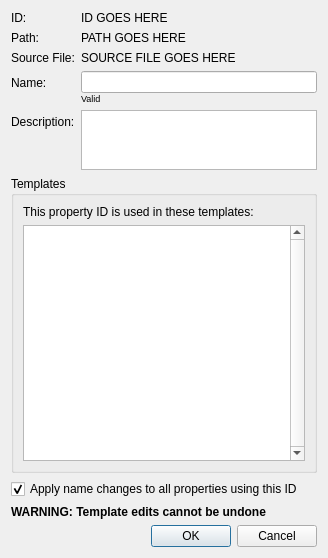
<?xml version="1.0" encoding="UTF-8"?>
<ui version="4.0">
 <class>CTemplateEditDialog</class>
 <widget class="QDialog" name="CTemplateEditDialog">
  <property name="geometry">
   <rect>
    <x>0</x>
    <y>0</y>
    <width>328</width>
    <height>558</height>
   </rect>
  </property>
  <property name="windowTitle">
   <string>Edit Template</string>
  </property>
  <layout class="QVBoxLayout" name="verticalLayout_3">
   <item>
    <layout class="QFormLayout" name="formLayout">
     <item row="0" column="0">
      <widget class="QLabel" name="IDLabel">
       <property name="text">
        <string>ID:</string>
       </property>
      </widget>
     </item>
     <item row="0" column="1">
      <widget class="QLabel" name="IDDisplayLabel">
       <property name="cursor">
        <cursorShape>IBeamCursor</cursorShape>
       </property>
       <property name="frameShape">
        <enum>QFrame::NoFrame</enum>
       </property>
       <property name="text">
        <string>ID GOES HERE</string>
       </property>
       <property name="textInteractionFlags">
        <set>Qt::LinksAccessibleByMouse|Qt::TextSelectableByMouse</set>
       </property>
      </widget>
     </item>
     <item row="1" column="0">
      <widget class="QLabel" name="PathLabel">
       <property name="text">
        <string>Path:</string>
       </property>
      </widget>
     </item>
     <item row="1" column="1">
      <widget class="QLabel" name="PathDisplayLabel">
       <property name="cursor">
        <cursorShape>IBeamCursor</cursorShape>
       </property>
       <property name="text">
        <string>PATH GOES HERE</string>
       </property>
       <property name="wordWrap">
        <bool>true</bool>
       </property>
       <property name="textInteractionFlags">
        <set>Qt::LinksAccessibleByMouse|Qt::TextSelectableByMouse</set>
       </property>
      </widget>
     </item>
     <item row="2" column="0">
      <widget class="QLabel" name="SourceFileLabel">
       <property name="text">
        <string>Source File:</string>
       </property>
      </widget>
     </item>
     <item row="2" column="1">
      <widget class="QLabel" name="SourceFileDisplayLabel">
       <property name="cursor">
        <cursorShape>IBeamCursor</cursorShape>
       </property>
       <property name="text">
        <string>SOURCE FILE GOES HERE</string>
       </property>
       <property name="textInteractionFlags">
        <set>Qt::LinksAccessibleByMouse|Qt::TextSelectableByMouse</set>
       </property>
      </widget>
     </item>
     <item row="3" column="0">
      <widget class="QLabel" name="NameLabel">
       <property name="text">
        <string>Name:</string>
       </property>
      </widget>
     </item>
     <item row="3" column="1">
      <layout class="QVBoxLayout" name="verticalLayout_2">
       <property name="spacing">
        <number>0</number>
       </property>
       <item>
        <widget class="CSoftValidatorLineEdit" name="NameLineEdit"/>
       </item>
       <item>
        <widget class="CValidityLabel" name="ValidityLabel">
         <property name="font">
          <font>
           <pointsize>7</pointsize>
           <weight>50</weight>
           <bold>false</bold>
          </font>
         </property>
         <property name="text">
          <string>Valid</string>
         </property>
         <property name="alignment">
          <set>Qt::AlignLeading|Qt::AlignLeft|Qt::AlignVCenter</set>
         </property>
        </widget>
       </item>
      </layout>
     </item>
     <item row="4" column="0">
      <widget class="QLabel" name="DescriptionLabel">
       <property name="text">
        <string>Description:</string>
       </property>
      </widget>
     </item>
     <item row="4" column="1">
      <widget class="QPlainTextEdit" name="DescriptionTextEdit">
       <property name="sizePolicy">
        <sizepolicy hsizetype="Expanding" vsizetype="Minimum">
         <horstretch>0</horstretch>
         <verstretch>0</verstretch>
        </sizepolicy>
       </property>
       <property name="minimumSize">
        <size>
         <width>0</width>
         <height>60</height>
        </size>
       </property>
       <property name="maximumSize">
        <size>
         <width>16777215</width>
         <height>60</height>
        </size>
       </property>
       <property name="plainText">
        <string/>
       </property>
      </widget>
     </item>
    </layout>
   </item>
   <item>
    <widget class="QGroupBox" name="TemplatesGroupBox">
     <property name="sizePolicy">
      <sizepolicy hsizetype="Preferred" vsizetype="Preferred">
       <horstretch>0</horstretch>
       <verstretch>1</verstretch>
      </sizepolicy>
     </property>
     <property name="title">
      <string>Templates</string>
     </property>
     <layout class="QVBoxLayout" name="verticalLayout">
      <item>
       <widget class="QLabel" name="TemplatesInfoLabel">
        <property name="text">
         <string>This property ID is used in these templates:</string>
        </property>
       </widget>
      </item>
      <item>
       <widget class="QListWidget" name="TemplatesListWidget">
        <property name="verticalScrollBarPolicy">
         <enum>Qt::ScrollBarAlwaysOn</enum>
        </property>
        <property name="sizeAdjustPolicy">
         <enum>QAbstractScrollArea::AdjustToContentsOnFirstShow</enum>
        </property>
        <property name="editTriggers">
         <set>QAbstractItemView::NoEditTriggers</set>
        </property>
        <property name="selectionMode">
         <enum>QAbstractItemView::SingleSelection</enum>
        </property>
        <property name="verticalScrollMode">
         <enum>QAbstractItemView::ScrollPerPixel</enum>
        </property>
        <property name="horizontalScrollMode">
         <enum>QAbstractItemView::ScrollPerPixel</enum>
        </property>
       </widget>
      </item>
     </layout>
    </widget>
   </item>
   <item>
    <widget class="QCheckBox" name="RenameAllCheckBox">
     <property name="toolTip">
      <string>If checked, all properties in all games that use this ID will be renamed. Otherwise, only the selected property will be renamed. This option only applies to name changes.</string>
     </property>
     <property name="text">
      <string>Apply name changes to all properties using this ID</string>
     </property>
     <property name="checked">
      <bool>true</bool>
     </property>
    </widget>
   </item>
   <item>
    <widget class="QLabel" name="WarningLabel">
     <property name="text">
      <string>&lt;b&gt;WARNING: Template edits cannot be undone&lt;/b&gt;</string>
     </property>
     <property name="alignment">
      <set>Qt::AlignBottom|Qt::AlignLeading|Qt::AlignLeft</set>
     </property>
    </widget>
   </item>
   <item>
    <widget class="QDialogButtonBox" name="ButtonBox">
     <property name="orientation">
      <enum>Qt::Horizontal</enum>
     </property>
     <property name="standardButtons">
      <set>QDialogButtonBox::Cancel|QDialogButtonBox::Ok</set>
     </property>
    </widget>
   </item>
  </layout>
 </widget>
 <customwidgets>
  <customwidget>
   <class>CSoftValidatorLineEdit</class>
   <extends>QLineEdit</extends>
   <header>Editor/Widgets/CSoftValidatorLineEdit.h</header>
  </customwidget>
  <customwidget>
   <class>CValidityLabel</class>
   <extends>QLabel</extends>
   <header>Editor/Widgets/CValidityLabel.h</header>
  </customwidget>
 </customwidgets>
 <resources/>
 <connections>
  <connection>
   <sender>ButtonBox</sender>
   <signal>accepted()</signal>
   <receiver>CTemplateEditDialog</receiver>
   <slot>accept()</slot>
   <hints>
    <hint type="sourcelabel">
     <x>248</x>
     <y>254</y>
    </hint>
    <hint type="destinationlabel">
     <x>157</x>
     <y>274</y>
    </hint>
   </hints>
  </connection>
  <connection>
   <sender>ButtonBox</sender>
   <signal>rejected()</signal>
   <receiver>CTemplateEditDialog</receiver>
   <slot>reject()</slot>
   <hints>
    <hint type="sourcelabel">
     <x>316</x>
     <y>260</y>
    </hint>
    <hint type="destinationlabel">
     <x>286</x>
     <y>274</y>
    </hint>
   </hints>
  </connection>
 </connections>
</ui>
